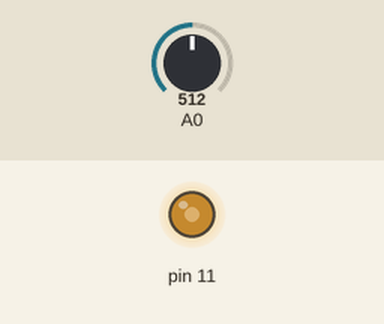
Bench run of a sketch on a simulated Arduino Uno, built with avr-gcc and run on an emulated ATmega328P. Shown: output pins drawn as LEDs (lit = HIGH). The test bench sets the inputs (shaded band); at power-on: A0 = 512.

Above: at 1.2 s.
1.3 s: A0 set to 716
At 2.5 s:
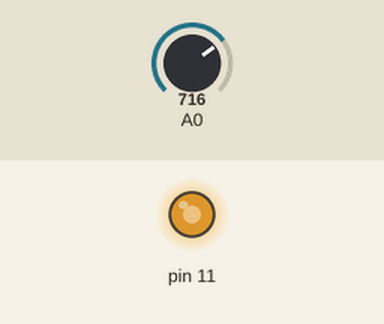
2.8 s: A0 set to 900
At 3.8 s:
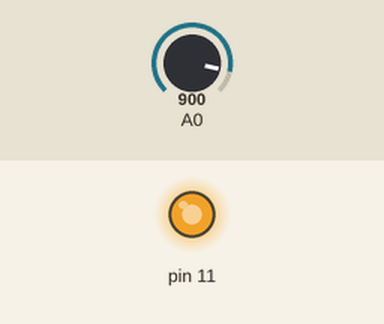
4.3 s: A0 set to 122
At 4.9 s:
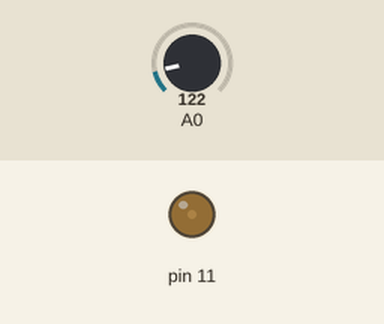
5.8 s: A0 set to 0
At 6.1 s:
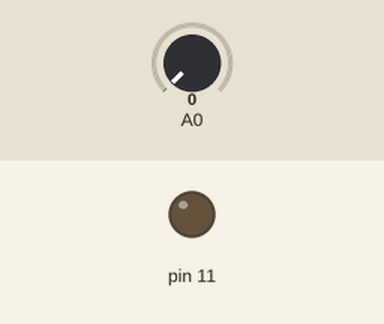
7.3 s: A0 set to 511
At 8.4 s:
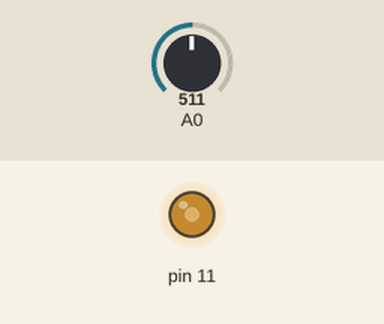
Timing chart, 0 to 9.8 s (numbered marks = the images above; inputs shaded):
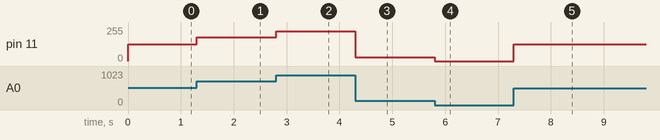

The sketch:

sketch_feb19b.ino
```cpp
void setup() {
  pinMode(11,OUTPUT);


}

void loop() {
   int x=analogRead(A0);
   x=map(x,0,1023,0,255);
        analogWrite(11,x);
}
```

Measured:
- after the input at 1.3 s, pin 11: 127/255 → 178/255 at once
- after the input at 2.8 s, pin 11: 178/255 → 224/255 at once
- after the input at 4.3 s, pin 11: 224/255 → 30/255 at once
- after the input at 5.8 s, pin 11: 30/255 → 0/255 at once
- after the input at 7.3 s, pin 11: 0/255 → 127/255 at once
